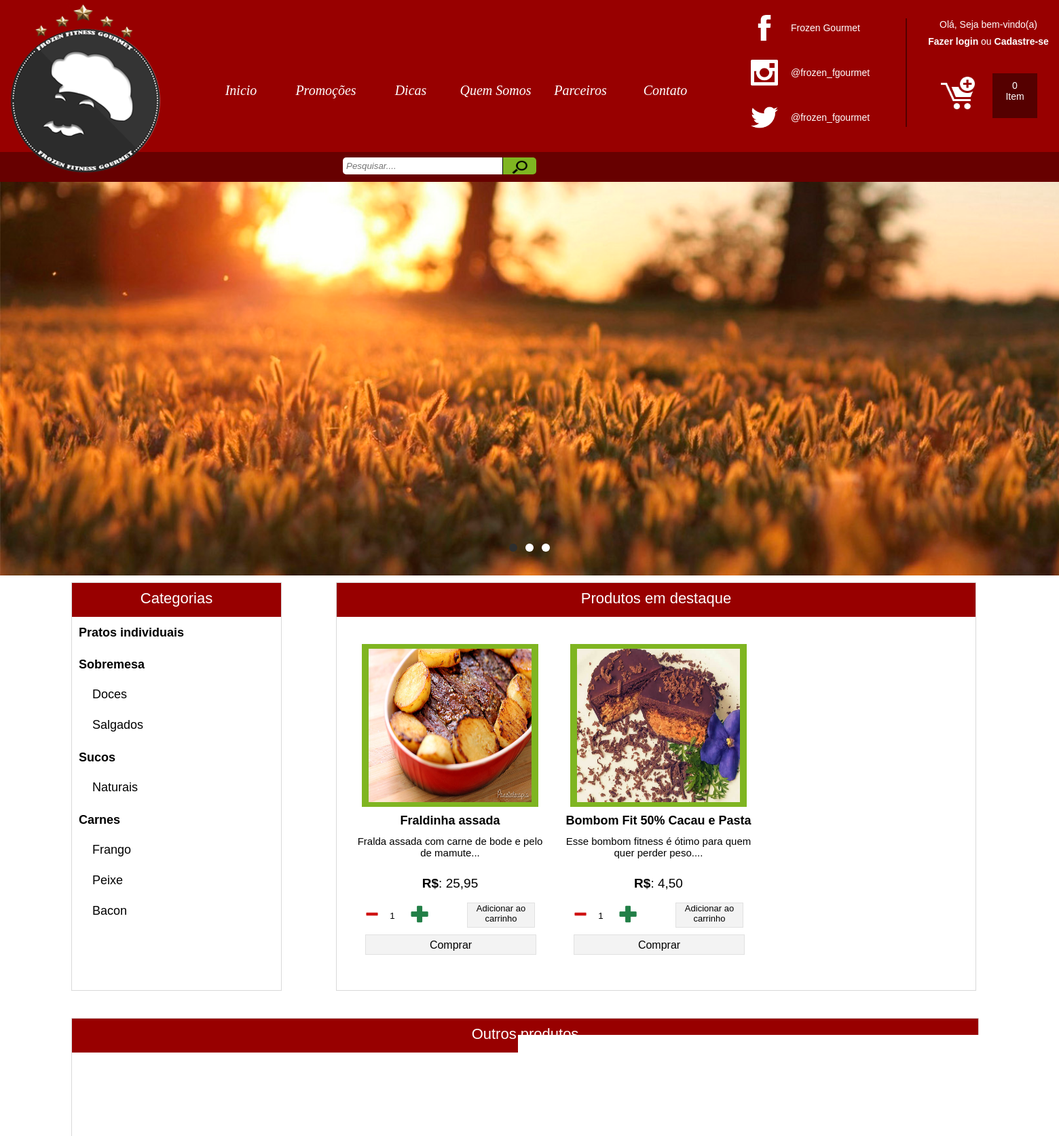
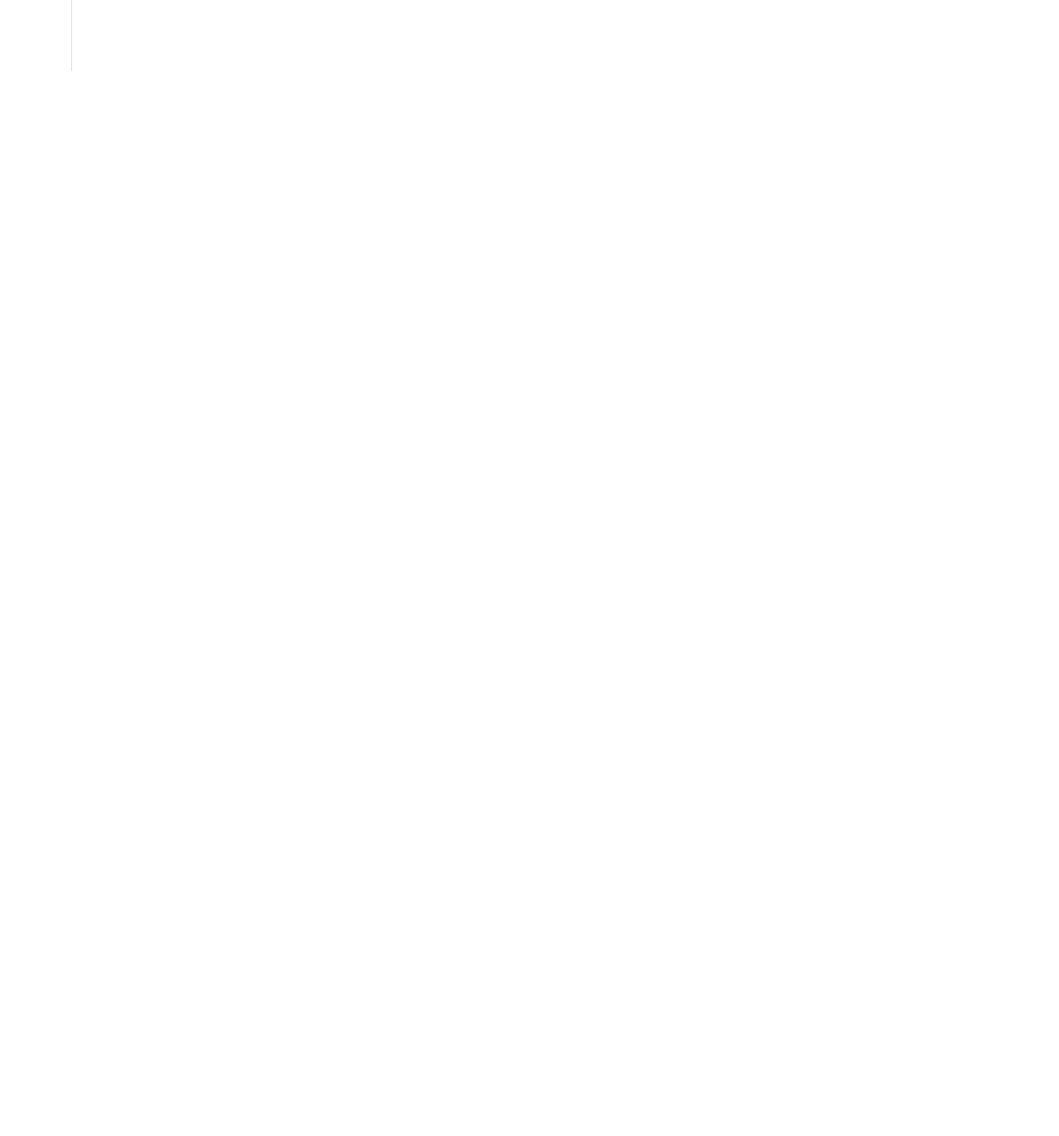
Page /projeto_tcc_v2/index.php?filtro=3&modo=filtrar (upper part) on the committed database (2 pictures, top to bottom).
### tables this page shows
CREATE TABLE `slide` (
  `id_slide` smallint(6) NOT NULL AUTO_INCREMENT,
  `img_slide` varchar(30) NOT NULL,
  PRIMARY KEY (`id_slide`)
);

CREATE TABLE `categoria` (
  `id_categoria` int(11) NOT NULL AUTO_INCREMENT,
  `nome_categoria` varchar(50) NOT NULL,
  PRIMARY KEY (`id_categoria`)
);

CREATE TABLE `categoria_subcategoria` (
  `id_categoria` int(11) NOT NULL,
  `id_subCategoria` int(11) NOT NULL,
  KEY `id_categoria` (`id_categoria`),
  KEY `id_subCategoria` (`id_subCategoria`),
  CONSTRAINT `categoria_subcategoria_ibfk_1` FOREIGN KEY (`id_categoria`) REFERENCES `categoria` (`id_categoria`) ON DELETE CASCADE,
  CONSTRAINT `categoria_subcategoria_ibfk_2` FOREIGN KEY (`id_subCategoria`) REFERENCES `sub_categoria` (`id_subCategoria`) ON DELETE CASCADE
);

CREATE TABLE `sub_categoria` (
  `id_subCategoria` int(11) NOT NULL AUTO_INCREMENT,
  `nome_subCategoria` varchar(50) NOT NULL,
  PRIMARY KEY (`id_subCategoria`)
);

CREATE TABLE `prato` (
  `id_prato` int(11) NOT NULL AUTO_INCREMENT,
  `nome_prato` varchar(50) NOT NULL,
  `descricao` text NOT NULL,
  `preco` double(5,2) NOT NULL,
  `duracao` time NOT NULL,
  `qtd_calorias` double(5,2) NOT NULL,
  `status` tinyint(1) NOT NULL DEFAULT '0',
  `modo_preparo` text NOT NULL,
  `ingredientes` text NOT NULL,
  `id_subCategoria` int(11) NOT NULL,
  `click` int(11) DEFAULT '0',
  PRIMARY KEY (`id_prato`),
  KEY `id_subCategoria` (`id_subCategoria`)
);

CREATE TABLE `imagem_prato` (
  `id_imagem` int(11) NOT NULL AUTO_INCREMENT,
  `imagem` varchar(100) NOT NULL,
  `id_prato` int(11) NOT NULL,
  `img_principal` tinyint(4) DEFAULT '0',
  PRIMARY KEY (`id_imagem`),
  KEY `id_prato` (`id_prato`),
  CONSTRAINT `imagem_prato_ibfk_1` FOREIGN KEY (`id_prato`) REFERENCES `prato` (`id_prato`) ON DELETE CASCADE
);

### projeto_tcc_v2/include/include_submenu.php (the view)
<div class="sub_menu">
    <div class="titulo_categoria">
        Categorias
    </div>
    <div class="categorias">
        <div class="mCustomScrollbar" data-mcs-theme="dark">
            <?php
                include("cms/include_cms/include_conexao.php");
                $sql="select * from categoria";
                $select=mysqli_query($con, $sql);
                while($rs=mysqli_fetch_array($select)){
              ?>
                <div class="menu_categorias">
                  <?php echo($rs['nome_categoria']);?>
                  <ul class="menu_subCategorias">
                    <?php
                      $sql_sub="select * from sub_categoria as s inner join categoria_subCategoria as sc on(sc.id_subCategoria=s.id_subCategoria)";
                      $sql_sub.=" where sc.id_categoria = ".$rs['id_categoria'];
                      $select_sub=mysqli_query($con, $sql_sub);;
                      while($rs_sub=mysqli_fetch_array($select_sub)){
                    ?>
                    <li><a href="index.php?filtro=<?php echo($rs_sub['id_subCategoria']);?>&modo=filtrar"><?php echo($rs_sub['nome_subCategoria']);?></a></li>
                    <?php }?>
                  </ul>
                </div>
              <?php } ?>
        </div>
    </div>
</div>

### projeto_tcc_v2/include/include_slide.php (shortened to what this page needs)
<div class="flexslider">
    <ul class="slides">
        <?php
            include('cms/include_cms/include_conexao.php');
            $sql="select * from slide";
            $select=mysqli_query($con, $sql);
            while($rs=mysqli_fetch_array($select)){
        ?>
        <li>
            <img src="<?php echo('cms/'.$rs['img_slide']); ?>" alt="">
        </li>
        <?php } ?>
    </ul>
</div>

### projeto_tcc_v2/include/include_produto_destaque.php (shortened to what this page needs)
<div class="titulo_produto">
    Produtos em destaque
</div>
<?php
  if(isset($_GET['modo'])){
    $filtro=$_GET['filtro'];
    $sql = " select * from prato as p left join promocao_prato as pp on(pp.id_prato=p.id_prato)";
    $sql .=" left join promocao as pr on(pr.id_promocao=pp.id_promocao)";
    $sql .=" inner join sub_categoria as sc on(sc.id_subCategoria=p.id_subCategoria) ";
    $sql .=" inner join imagem_prato as ip on(ip.id_prato=p.id_prato) WHERE ip.img_principal = 1  AND p.status = 1 and p.id_subCategoria=".$filtro;
    $sql .=" GROUP BY p.id_prato ORDER BY p.click DESC limit 3;";
  }
  $conexao = mysqli_query($con, $sql);
  while ($rs = mysqli_fetch_array($conexao)) {
      if($rs['id_promocao']==null){
        $preco=$rs['preco'];
      }
      $preco=number_format($preco, 2, ',', '.');
      if(strlen($rs['descricao']) > 10){
        $descricao = substr($rs['descricao'], 0, 60)."...";
      }
?>
   <div class="conteudo_produto_destaque">
        <div class="imagem_produto_destaque">
            <img alt="" src="<?php echo("cms/imagens/".$rs['imagem']); ?>" />
        </div>
        <div class="nome_produto">
            <p><?php echo ($rs['nome_prato']); ?></p>
        </div>
        <div class="resumo_produto">
            <p><?php echo ($descricao); ?></p>
        </div>
        <div class="preco_produto">
            <p><b>R$</b>: <?php echo ($preco); ?></p>
        </div>
        <div class="adc_carrinho_produto">
            <div class="btn_mais_menos" id="menos">
                <img alt="" src="img_icones/icon_menos.png" />
            </div>
            <div class="qtd_carrinho">
                <input name="txt_qtd" type="text" value="1" class="txt_qtdCarrinho" readonly/>
            </div>
            <div class="btn_mais_menos" id="mais">
                <img alt="" src="img_icones/icon_maiss.png" />
            </div>
            <div class="btn_adc_carrinho">
                <p>Adicionar ao carrinho</p>
            </div>
            <button name="btn_comprar" class="btn_comprar">Comprar</button>
        </div>
    </div>
<?php
  }
?>

### projeto_tcc_v2/css/flexslider.css (style rules this page uses)
* { margin: 0; padding: 0; }
.slider img { width:100%; height:580px; }
.flexslider { width: 100%; height: 580px; margin: auto; position: relative; }
.slides { width: 100%; height: 580px; overflow: hidden; }
.slides img { width: 100%; }
.slides, .flex-control-nav, .flex-direction-nav { margin: 0; padding: 0; list-style: none; }

### rows in the picture
slide: img_slide (picture)
categoria: nome_categoria "Pratos individuais"
categoria: nome_categoria "Sobremesa"
categoria_subcategoria: id_subCategoria.nome_subCategoria "Doces"
categoria_subcategoria: id_subCategoria.nome_subCategoria "Salgados"
categoria: nome_categoria "Sucos"
categoria_subcategoria: id_subCategoria.nome_subCategoria "Naturais"
categoria: nome_categoria "Carnes"
categoria_subcategoria: id_subCategoria.nome_subCategoria "Frango"
categoria_subcategoria: id_subCategoria.nome_subCategoria "Peixe"
categoria_subcategoria: id_subCategoria.nome_subCategoria "Bacon"
prato: imagem_prato.imagem (picture), nome_prato "Fraldinha assada", descricao "Fralda assada com carne de bode e pelo de mamute...", preco "25,95"
prato: imagem_prato.imagem (picture), nome_prato "Bombom Fit 50% Cacau e Pasta…", descricao "Esse bombom fitness é ótimo para quem quer perder peso....", preco "4,50"
